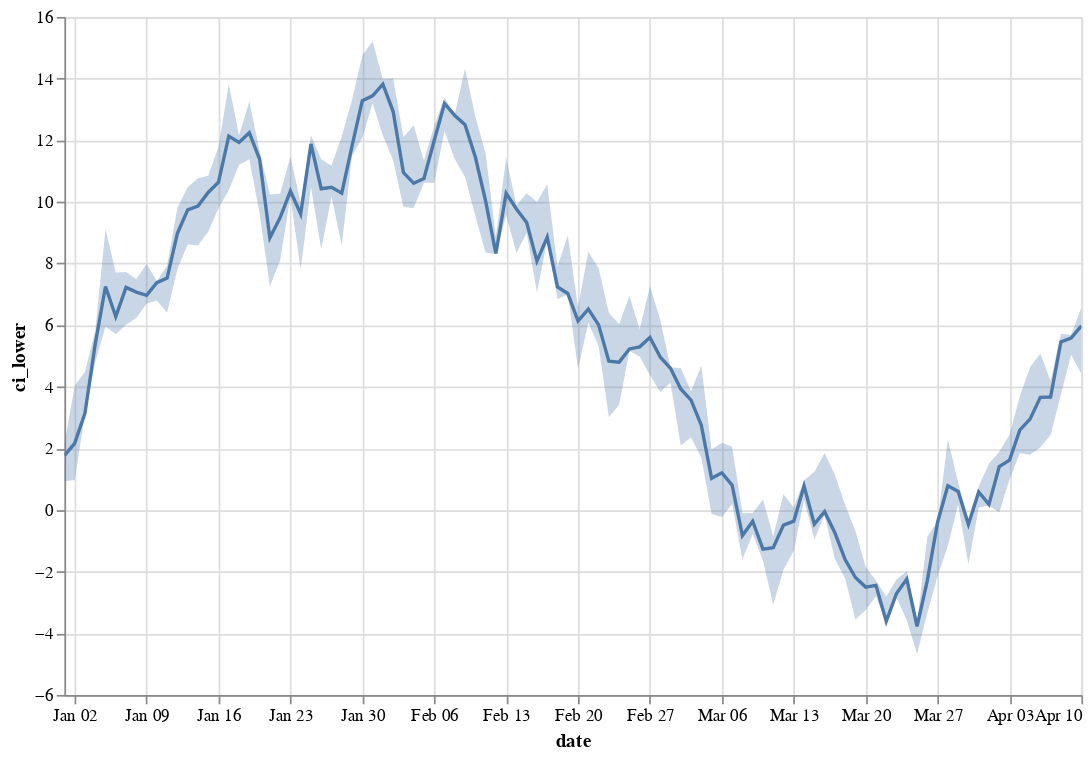

The code cell stored with this chart in its notebook:
### Markdown cell above
4. **Gráfico de línea con bandas de confianza**

### Code cell
import altair as alt
import pandas as pd
import numpy as np

# Crear un DataFrame de ejemplo
np.random.seed(0)
dates = pd.date_range('2022-01-01', periods=100)
values = np.random.randn(100).cumsum()

data = pd.DataFrame({
    'date': dates,
    'value': values
})

# Calcular las bandas de confianza
data['ci_lower'] = data['value'] - 1.96 * np.random.rand(100)
data['ci_upper'] = data['value'] + 1.96 * np.random.rand(100)

# Crear el gráfico de línea con bandas de confianza
line = alt.Chart(data).mark_line().encode(
    x='date:T',
    y='value'
).interactive()

band = alt.Chart(data).mark_errorband(extent='ci').encode(
    x='date:T',
    y='ci_lower',
    y2='ci_upper'
)

# Mostrar el gráfico
(line + band).properties(
    width=600,
    height=400
).interactive()

### Figure 1 — Vega-Lite specification as saved in the notebook (floating-point values rounded to 4 significant figures)
{"config": {"view": {"continuousWidth": 400, "continuousHeight": 300}}, "layer": [{"mark": "line", "encoding": {"x": {"field": "date", "type": "temporal"}, "y": {"field": "value", "type": "quantitative"}}, "selection": {"selector004": {"type": "interval", "bind": "scales", "encodings": ["x", "y"]}, "selector005": {"type": "interval", "bind": "scales", "encodings": ["x", "y"]}}}, {"mark": {"type": "errorband", "extent": "ci"}, "encoding": {"x": {"field": "date", "type": "temporal"}, "y": {"field": "ci_lower", "type": "quantitative"}, "y2": {"field": "ci_upper"}}}], "data": {"name": "data-4dd14e333915e6cdccd7a25c2decdd66"}, "height": 400, "width": 600, "$schema": "https://vega.github.io/schema/vega-lite/v4.17.0.json", "datasets": {"data-4dd14e333915e6cdccd7a25c2decdd66": [{"date": "2022-01-01T00:00:00", "value": 1.764, "ci_lower": 0.9333, "ci_upper": 2.128}, {"date": "2022-01-02T00:00:00", "value": 2.164, "ci_lower": 0.9757, "ci_upper": 4.032}, {"date": "2022-01-03T00:00:00", "value": 3.143, "ci_lower": 3.105, "ci_upper": 4.49}, {"date": "2022-01-04T00:00:00", "value": 5.384, "ci_lower": 4.793, "ci_upper": 5.806}, {"date": "2022-01-05T00:00:00", "value": 7.251, "ci_lower": 5.957, "ci_upper": 9.108}, {"date": "2022-01-06T00:00:00", "value": 6.274, "ci_lower": 5.706, "ci_upper": 7.707}, {"date": "2022-01-07T00:00:00", "value": 7.224, "ci_lower": 6.013, "ci_upper": 7.722}, {"date": "2022-01-08T00:00:00", "value": 7.073, "ci_lower": 6.232, "ci_upper": 7.491}, {"date": "2022-01-09T00:00:00", "value": 6.97, "ci_lower": 6.704, "ci_upper": 7.985}, {"date": "2022-01-10T00:00:00", "value": 7.38, "ci_lower": 6.796, "ci_upper": 7.431}, {"date": "2022-01-11T00:00:00", "value": 7.524, "ci_lower": 6.407, "ci_upper": 7.931}, {"date": "2022-01-12T00:00:00", "value": 8.979, "ci_lower": 7.82, "ci_upper": 9.811}, {"date": "2022-01-13T00:00:00", "value": 9.74, "ci_lower": 8.614, "ci_upper": 10.47}, {"date": "2022-01-14T00:00:00", "value": 9.861, "ci_lower": 8.581, "ci_upper": 10.77}, {"date": "2022-01-15T00:00:00", "value": 10.31, "ci_lower": 9.027, "ci_upper": 10.85}, {"date": "2022-01-16T00:00:00", "value": 10.64, "ci_lower": 9.793, "ci_upper": 11.79}, {"date": "2022-01-17T00:00:00", "value": 12.13, "ci_lower": 10.38, "ci_upper": 13.83}, {"date": "2022-01-18T00:00:00", "value": 11.93, "ci_lower": 11.21, "ci_upper": 12.16}, {"date": "2022-01-19T00:00:00", "value": 12.24, "ci_lower": 11.39, "ci_upper": 13.25}, {"date": "2022-01-20T00:00:00", "value": 11.39, "ci_lower": 9.639, "ci_upper": 11.65}, {"date": "2022-01-21T00:00:00", "value": 8.834, "ci_lower": 7.254, "ci_upper": 10.24}, {"date": "2022-01-22T00:00:00", "value": 9.487, "ci_lower": 8.108, "ci_upper": 10.26}, {"date": "2022-01-23T00:00:00", "value": 10.35, "ci_lower": 10.16, "ci_upper": 11.46}, {"date": "2022-01-24T00:00:00", "value": 9.61, "ci_lower": 7.807, "ci_upper": 9.969}, {"date": "2022-01-25T00:00:00", "value": 11.88, "ci_lower": 10.48, "ci_upper": 12.16}, {"date": "2022-01-26T00:00:00", "value": 10.42, "ci_lower": 8.467, "ci_upper": 11.38}, {"date": "2022-01-27T00:00:00", "value": 10.47, "ci_lower": 10.18, "ci_upper": 11.17}, {"date": "2022-01-28T00:00:00", "value": 10.28, "ci_lower": 8.582, "ci_upper": 12.13}, {"date": "2022-01-29T00:00:00", "value": 11.82, "ci_lower": 11.5, "ci_upper": 13.32}, {"date": "2022-01-30T00:00:00", "value": 13.29, "ci_lower": 12.08, "ci_upper": 14.75}, {"date": "2022-01-31T00:00:00", "value": 13.44, "ci_lower": 13.2, "ci_upper": 15.21}, {"date": "2022-02-01T00:00:00", "value": 13.82, "ci_lower": 12.16, "ci_upper": 13.98}, {"date": "2022-02-02T00:00:00", "value": 12.93, "ci_lower": 11.35, "ci_upper": 14.01}, {"date": "2022-02-03T00:00:00", "value": 10.95, "ci_lower": 9.835, "ci_upper": 12.1}, {"date": "2022-02-04T00:00:00", "value": 10.6, "ci_lower": 9.804, "ci_upper": 12.49}, {"date": "2022-02-05T00:00:00", "value": 10.76, "ci_lower": 10.62, "ci_upper": 11.33}, {"date": "2022-02-06T00:00:00", "value": 11.99, "ci_lower": 10.62, "ci_upper": 12.46}, {"date": "2022-02-07T00:00:00", "value": 13.19, "ci_lower": 12.3, "ci_upper": 13.39}, {"date": "2022-02-08T00:00:00", "value": 12.8, "ci_lower": 11.39, "ci_upper": 12.84}, {"date": "2022-02-09T00:00:00", "value": 12.5, "ci_lower": 10.8, "ci_upper": 14.32}, {"date": "2022-02-10T00:00:00", "value": 11.45, "ci_lower": 9.541, "ci_upper": 12.77}, {"date": "2022-02-11T00:00:00", "value": 10.03, "ci_lower": 8.356, "ci_upper": 11.57}, {"date": "2022-02-12T00:00:00", "value": 8.327, "ci_lower": 8.304, "ci_upper": 8.879}, {"date": "2022-02-13T00:00:00", "value": 10.28, "ci_lower": 9.572, "ci_upper": 11.43}, {"date": "2022-02-14T00:00:00", "value": 9.768, "ci_lower": 8.337, "ci_upper": 9.893}, {"date": "2022-02-15T00:00:00", "value": 9.33, "ci_lower": 8.994, "ci_upper": 10.28}, {"date": "2022-02-16T00:00:00", "value": 8.077, "ci_lower": 7.056, "ci_upper": 9.993}, {"date": "2022-02-17T00:00:00", "value": 8.855, "ci_lower": 8.748, "ci_upper": 10.57}, {"date": "2022-02-18T00:00:00", "value": 7.241, "ci_lower": 6.849, "ci_upper": 7.903}, {"date": "2022-02-19T00:00:00", "value": 7.028, "ci_lower": 6.992, "ci_upper": 8.913}, {"date": "2022-02-20T00:00:00", "value": 6.132, "ci_lower": 4.577, "ci_upper": 6.587}, {"date": "2022-02-21T00:00:00", "value": 6.519, "ci_lower": 6.081, "ci_upper": 8.38}, {"date": "2022-02-22T00:00:00", "value": 6.009, "ci_lower": 5.332, "ci_upper": 7.854}, {"date": "2022-02-23T00:00:00", "value": 4.828, "ci_lower": 3.009, "ci_upper": 6.394}, {"date": "2022-02-24T00:00:00", "value": 4.8, "ci_lower": 3.419, "ci_upper": 6.035}, {"date": "2022-02-25T00:00:00", "value": 5.228, "ci_lower": 5.166, "ci_upper": 6.942}, {"date": "2022-02-26T00:00:00", "value": 5.295, "ci_lower": 4.972, "ci_upper": 5.869}, {"date": "2022-02-27T00:00:00", "value": 5.597, "ci_lower": 4.379, "ci_upper": 7.261}, {"date": "2022-02-28T00:00:00", "value": 4.963, "ci_lower": 3.831, "ci_upper": 6.174}, {"date": "2022-03-01T00:00:00", "value": 4.6, "ci_lower": 4.134, "ci_upper": 4.626}, {"date": "2022-03-02T00:00:00", "value": 3.928, "ci_lower": 2.097, "ci_upper": 4.608}, {"date": "2022-03-03T00:00:00", "value": 3.568, "ci_lower": 2.365, "ci_upper": 3.858}, {"date": "2022-03-04T00:00:00", "value": 2.755, "ci_lower": 1.705, "ci_upper": 4.679}, {"date": "2022-03-05T00:00:00", "value": 1.029, "ci_lower": -0.1276, "ci_upper": 1.966}, {"date": "2022-03-06T00:00:00", "value": 1.206, "ci_lower": -0.225, "ci_upper": 2.181}, {"date": "2022-03-07T00:00:00", "value": 0.8042, "ci_lower": 0.1928, "ci_upper": 2.058}, {"date": "2022-03-08T00:00:00", "value": -0.826, "ci_lower": -1.606, "ci_upper": -0.1035}, {"date": "2022-03-09T00:00:00", "value": -0.3632, "ci_lower": -0.7745, "ci_upper": -0.09485}, {"date": "2022-03-10T00:00:00", "value": -1.27, "ci_lower": -1.635, "ci_upper": 0.3409}, {"date": "2022-03-11T00:00:00", "value": -1.219, "ci_lower": -3.069, "ci_upper": -0.8464}, {"date": "2022-03-12T00:00:00", "value": -0.4894, "ci_lower": -1.939, "ci_upper": 0.5127}, {"date": "2022-03-13T00:00:00", "value": -0.3605, "ci_lower": -1.322, "ci_upper": 0.07921}, {"date": "2022-03-14T00:00:00", "value": 0.7789, "ci_lower": 0.3332, "ci_upper": 0.9707}, {"date": "2022-03-15T00:00:00", "value": -0.4559, "ci_lower": -0.9544, "ci_upper": 1.234}, {"date": "2022-03-16T00:00:00", "value": -0.05354, "ci_lower": -0.1673, "ci_upper": 1.853}, {"date": "2022-03-17T00:00:00", "value": -0.7383, "ci_lower": -1.59, "ci_upper": 1.145}, {"date": "2022-03-18T00:00:00", "value": -1.609, "ci_lower": -2.22, "ci_upper": 0.1677}, {"date": "2022-03-19T00:00:00", "value": -2.188, "ci_lower": -3.553, "ci_upper": -0.6709}, {"date": "2022-03-20T00:00:00", "value": -2.5, "ci_lower": -3.24, "ci_upper": -1.847}, {"date": "2022-03-21T00:00:00", "value": -2.443, "ci_lower": -2.795, "ci_upper": -2.284}, {"date": "2022-03-22T00:00:00", "value": -3.609, "ci_lower": -3.657, "ci_upper": -2.81}, {"date": "2022-03-23T00:00:00", "value": -2.708, "ci_lower": -2.84, "ci_upper": -2.253}, {"date": "2022-03-24T00:00:00", "value": -2.242, "ci_lower": -3.574, "ci_upper": -1.982}, {"date": "2022-03-25T00:00:00", "value": -3.778, "ci_lower": -4.668, "ci_upper": -3.674}, {"date": "2022-03-26T00:00:00", "value": -2.29, "ci_lower": -3.342, "ci_upper": -0.8679}, {"date": "2022-03-27T00:00:00", "value": -0.3941, "ci_lower": -2.152, "ci_upper": -0.3717}, {"date": "2022-03-28T00:00:00", "value": 0.7846, "ci_lower": -1.156, "ci_upper": 2.295}, {"date": "2022-03-29T00:00:00", "value": 0.6047, "ci_lower": 0.1796, "ci_upper": 0.8927}, {"date": "2022-03-30T00:00:00", "value": -0.466, "ci_lower": -1.766, "ci_upper": -0.3102}, {"date": "2022-03-31T00:00:00", "value": 0.5884, "ci_lower": 0.0723, "ci_upper": 0.764}, {"date": "2022-04-01T00:00:00", "value": 0.1852, "ci_lower": 0.1448, "ci_upper": 1.502}, {"date": "2022-04-02T00:00:00", "value": 1.408, "ci_lower": -0.07875, "ci_upper": 1.889}, {"date": "2022-04-03T00:00:00", "value": 1.616, "ci_lower": 0.9887, "ci_upper": 2.44}, {"date": "2022-04-04T00:00:00", "value": 2.593, "ci_lower": 1.841, "ci_upper": 3.685}, {"date": "2022-04-05T00:00:00", "value": 2.949, "ci_lower": 1.796, "ci_upper": 4.636}, {"date": "2022-04-06T00:00:00", "value": 3.656, "ci_lower": 2.027, "ci_upper": 5.081}, {"date": "2022-04-07T00:00:00", "value": 3.666, "ci_lower": 2.433, "ci_upper": 4.196}, {"date": "2022-04-08T00:00:00", "value": 5.452, "ci_lower": 3.742, "ci_upper": 5.71}, {"date": "2022-04-09T00:00:00", "value": 5.579, "ci_lower": 5.043, "ci_upper": 5.687}, {"date": "2022-04-10T00:00:00", "value": 5.981, "ci_lower": 4.417, "ci_upper": 6.572}]}}
